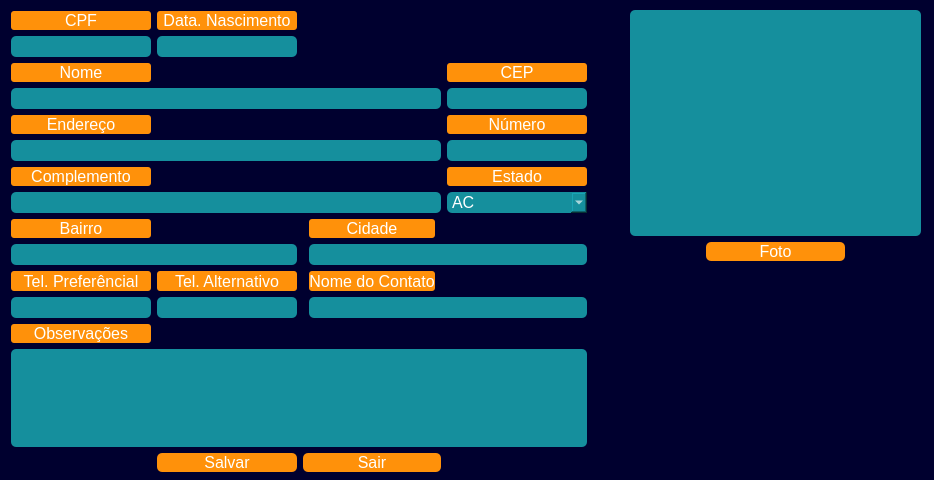
<?xml version="1.0" encoding="UTF-8"?>
<ui version="4.0">
 <class>FrmCadastroCliente</class>
 <widget class="QMainWindow" name="FrmCadastroCliente">
  <property name="windowModality">
   <enum>Qt::ApplicationModal</enum>
  </property>
  <property name="geometry">
   <rect>
    <x>0</x>
    <y>0</y>
    <width>934</width>
    <height>480</height>
   </rect>
  </property>
  <property name="sizePolicy">
   <sizepolicy hsizetype="Ignored" vsizetype="Ignored">
    <horstretch>49</horstretch>
    <verstretch>0</verstretch>
   </sizepolicy>
  </property>
  <property name="minimumSize">
   <size>
    <width>490</width>
    <height>282</height>
   </size>
  </property>
  <property name="sizeIncrement">
   <size>
    <width>490</width>
    <height>282</height>
   </size>
  </property>
  <property name="baseSize">
   <size>
    <width>490</width>
    <height>282</height>
   </size>
  </property>
  <property name="focusPolicy">
   <enum>Qt::StrongFocus</enum>
  </property>
  <property name="windowTitle">
   <string>Cadastra Cliente</string>
  </property>
  <property name="windowIcon">
   <iconset>
    <normaloff>imagens/icon-cachorro-marrom-30.png</normaloff>imagens/icon-cachorro-marrom-30.png</iconset>
  </property>
  <property name="styleSheet">
   <string notr="true">background-color: rgb(0, 0, 47);</string>
  </property>
  <property name="iconSize">
   <size>
    <width>30</width>
    <height>30</height>
   </size>
  </property>
  <widget class="QWidget" name="centralwidget">
   <widget class="QWidget" name="gridLayoutWidget">
    <property name="geometry">
     <rect>
      <x>11</x>
      <y>11</y>
      <width>611</width>
      <height>461</height>
     </rect>
    </property>
    <layout class="QGridLayout" name="gridLayout_2">
     <item row="4" column="0">
      <widget class="QLabel" name="label_2">
       <property name="font">
        <font>
         <pointsize>12</pointsize>
        </font>
       </property>
       <property name="layoutDirection">
        <enum>Qt::LeftToRight</enum>
       </property>
       <property name="styleSheet">
        <string notr="true">color: rgb(255, 255, 255);
background-color: rgb(255, 145, 10);
border-radius:3px</string>
       </property>
       <property name="text">
        <string>Endereço</string>
       </property>
       <property name="alignment">
        <set>Qt::AlignCenter</set>
       </property>
      </widget>
     </item>
     <item row="6" column="0">
      <widget class="QLabel" name="label_3">
       <property name="font">
        <font>
         <pointsize>12</pointsize>
        </font>
       </property>
       <property name="layoutDirection">
        <enum>Qt::LeftToRight</enum>
       </property>
       <property name="styleSheet">
        <string notr="true">color: rgb(255, 255, 255);
background-color: rgb(255, 145, 10);
border-radius:3px</string>
       </property>
       <property name="text">
        <string>Complemento</string>
       </property>
       <property name="alignment">
        <set>Qt::AlignCenter</set>
       </property>
      </widget>
     </item>
     <item row="2" column="0">
      <widget class="QLabel" name="label">
       <property name="font">
        <font>
         <pointsize>12</pointsize>
        </font>
       </property>
       <property name="layoutDirection">
        <enum>Qt::LeftToRight</enum>
       </property>
       <property name="styleSheet">
        <string notr="true">color: rgb(255, 255, 255);
background-color: rgb(255, 145, 10);
border-radius:3px</string>
       </property>
       <property name="text">
        <string>Nome</string>
       </property>
       <property name="alignment">
        <set>Qt::AlignCenter</set>
       </property>
      </widget>
     </item>
     <item row="9" column="3" colspan="3">
      <widget class="QLineEdit" name="cad_cli_txt_cidade0">
       <property name="enabled">
        <bool>true</bool>
       </property>
       <property name="font">
        <font>
         <pointsize>12</pointsize>
        </font>
       </property>
       <property name="styleSheet">
        <string notr="true">color: rgb(255, 255, 255);
background-color: rgb(21, 143, 157);
border-radius:5px</string>
       </property>
       <property name="maxLength">
        <number>40</number>
       </property>
      </widget>
     </item>
     <item row="0" column="0">
      <widget class="QLabel" name="label_5">
       <property name="font">
        <font>
         <pointsize>12</pointsize>
        </font>
       </property>
       <property name="layoutDirection">
        <enum>Qt::LeftToRight</enum>
       </property>
       <property name="styleSheet">
        <string notr="true">color: rgb(255, 255, 255);
background-color: rgb(255, 145, 10);
border-radius:3px</string>
       </property>
       <property name="text">
        <string>CPF</string>
       </property>
       <property name="alignment">
        <set>Qt::AlignCenter</set>
       </property>
      </widget>
     </item>
     <item row="8" column="3">
      <widget class="QLabel" name="label_7">
       <property name="font">
        <font>
         <pointsize>12</pointsize>
        </font>
       </property>
       <property name="layoutDirection">
        <enum>Qt::LeftToRight</enum>
       </property>
       <property name="styleSheet">
        <string notr="true">color: rgb(255, 255, 255);
background-color: rgb(255, 145, 10);
border-radius:3px</string>
       </property>
       <property name="text">
        <string>Cidade</string>
       </property>
       <property name="alignment">
        <set>Qt::AlignCenter</set>
       </property>
      </widget>
     </item>
     <item row="8" column="0">
      <widget class="QLabel" name="label_6">
       <property name="font">
        <font>
         <pointsize>12</pointsize>
        </font>
       </property>
       <property name="layoutDirection">
        <enum>Qt::LeftToRight</enum>
       </property>
       <property name="styleSheet">
        <string notr="true">color: rgb(255, 255, 255);
background-color: rgb(255, 145, 10);
border-radius:3px</string>
       </property>
       <property name="text">
        <string>Bairro</string>
       </property>
       <property name="alignment">
        <set>Qt::AlignCenter</set>
       </property>
      </widget>
     </item>
     <item row="5" column="0" colspan="5">
      <widget class="QLineEdit" name="cad_cli_txt_end0">
       <property name="font">
        <font>
         <pointsize>12</pointsize>
        </font>
       </property>
       <property name="styleSheet">
        <string notr="true">color: rgb(255, 255, 255);
background-color: rgb(21, 143, 157);
border-radius:5px</string>
       </property>
       <property name="maxLength">
        <number>62</number>
       </property>
      </widget>
     </item>
     <item row="3" column="0" colspan="5">
      <widget class="QLineEdit" name="cad_cli_txt_nome0">
       <property name="font">
        <font>
         <pointsize>12</pointsize>
        </font>
       </property>
       <property name="styleSheet">
        <string notr="true">color: rgb(255, 255, 255);
background-color: rgb(21, 143, 157);
border-radius:5px</string>
       </property>
       <property name="maxLength">
        <number>62</number>
       </property>
       <property name="alignment">
        <set>Qt::AlignLeading|Qt::AlignLeft|Qt::AlignVCenter</set>
       </property>
      </widget>
     </item>
     <item row="7" column="5">
      <widget class="QComboBox" name="comboBox_UF">
       <property name="font">
        <font>
         <pointsize>12</pointsize>
        </font>
       </property>
       <property name="styleSheet">
        <string notr="true">color: rgb(255, 255, 255);
background-color: rgb(21, 143, 157);
border-radius:5px</string>
       </property>
       <item>
        <property name="text">
         <string>AC</string>
        </property>
       </item>
       <item>
        <property name="text">
         <string>AL</string>
        </property>
       </item>
       <item>
        <property name="text">
         <string>AP</string>
        </property>
       </item>
       <item>
        <property name="text">
         <string>AM</string>
        </property>
       </item>
       <item>
        <property name="text">
         <string>BA</string>
        </property>
       </item>
       <item>
        <property name="text">
         <string>CE</string>
        </property>
       </item>
       <item>
        <property name="text">
         <string>DF</string>
        </property>
       </item>
       <item>
        <property name="text">
         <string>ES</string>
        </property>
       </item>
       <item>
        <property name="text">
         <string>GO</string>
        </property>
       </item>
       <item>
        <property name="text">
         <string>MA</string>
        </property>
       </item>
       <item>
        <property name="text">
         <string>MT</string>
        </property>
       </item>
       <item>
        <property name="text">
         <string>MS</string>
        </property>
       </item>
       <item>
        <property name="text">
         <string>MG</string>
        </property>
       </item>
       <item>
        <property name="text">
         <string>PA</string>
        </property>
       </item>
       <item>
        <property name="text">
         <string>PB</string>
        </property>
       </item>
       <item>
        <property name="text">
         <string>PR</string>
        </property>
       </item>
       <item>
        <property name="text">
         <string>PE</string>
        </property>
       </item>
       <item>
        <property name="text">
         <string>PI</string>
        </property>
       </item>
       <item>
        <property name="text">
         <string>RJ</string>
        </property>
       </item>
       <item>
        <property name="text">
         <string>RN</string>
        </property>
       </item>
       <item>
        <property name="text">
         <string>RS</string>
        </property>
       </item>
       <item>
        <property name="text">
         <string>RO</string>
        </property>
       </item>
       <item>
        <property name="text">
         <string>RR</string>
        </property>
       </item>
       <item>
        <property name="text">
         <string>SC</string>
        </property>
       </item>
       <item>
        <property name="text">
         <string>SP</string>
        </property>
       </item>
       <item>
        <property name="text">
         <string>SE</string>
        </property>
       </item>
       <item>
        <property name="text">
         <string>TO</string>
        </property>
       </item>
      </widget>
     </item>
     <item row="6" column="5">
      <widget class="QLabel" name="label_8">
       <property name="font">
        <font>
         <pointsize>12</pointsize>
        </font>
       </property>
       <property name="layoutDirection">
        <enum>Qt::LeftToRight</enum>
       </property>
       <property name="styleSheet">
        <string notr="true">color: rgb(255, 255, 255);
background-color: rgb(255, 145, 10);
border-radius:3px</string>
       </property>
       <property name="text">
        <string>Estado</string>
       </property>
       <property name="alignment">
        <set>Qt::AlignCenter</set>
       </property>
      </widget>
     </item>
     <item row="1" column="0">
      <widget class="QLineEdit" name="cad_cli_txt_doc01">
       <property name="font">
        <font>
         <pointsize>12</pointsize>
        </font>
       </property>
       <property name="focusPolicy">
        <enum>Qt::WheelFocus</enum>
       </property>
       <property name="styleSheet">
        <string notr="true">color: rgb(255, 255, 255);
background-color: rgb(21, 143, 157);
border-radius:5px</string>
       </property>
       <property name="inputMask">
        <string notr="true"/>
       </property>
       <property name="maxLength">
        <number>14</number>
       </property>
       <property name="echoMode">
        <enum>QLineEdit::Normal</enum>
       </property>
       <property name="alignment">
        <set>Qt::AlignCenter</set>
       </property>
       <property name="cursorMoveStyle">
        <enum>Qt::LogicalMoveStyle</enum>
       </property>
      </widget>
     </item>
     <item row="7" column="0" colspan="5">
      <widget class="QLineEdit" name="cad_cli_txt_complemento">
       <property name="font">
        <font>
         <pointsize>12</pointsize>
        </font>
       </property>
       <property name="styleSheet">
        <string notr="true">color: rgb(255, 255, 255);
background-color: rgb(21, 143, 157);
border-radius:5px</string>
       </property>
       <property name="maxLength">
        <number>62</number>
       </property>
      </widget>
     </item>
     <item row="10" column="3">
      <widget class="QLabel" name="label_16">
       <property name="font">
        <font>
         <pointsize>12</pointsize>
        </font>
       </property>
       <property name="layoutDirection">
        <enum>Qt::LeftToRight</enum>
       </property>
       <property name="styleSheet">
        <string notr="true">color: rgb(255, 255, 255);
background-color: rgb(255, 145, 10);
border-radius:3px</string>
       </property>
       <property name="text">
        <string>Nome do Contato</string>
       </property>
       <property name="alignment">
        <set>Qt::AlignCenter</set>
       </property>
      </widget>
     </item>
     <item row="10" column="0">
      <widget class="QLabel" name="label_11">
       <property name="font">
        <font>
         <pointsize>12</pointsize>
        </font>
       </property>
       <property name="layoutDirection">
        <enum>Qt::LeftToRight</enum>
       </property>
       <property name="styleSheet">
        <string notr="true">color: rgb(255, 255, 255);
background-color: rgb(255, 145, 10);
border-radius:3px</string>
       </property>
       <property name="text">
        <string>Tel. Preferêncial</string>
       </property>
       <property name="alignment">
        <set>Qt::AlignCenter</set>
       </property>
      </widget>
     </item>
     <item row="12" column="0">
      <widget class="QLabel" name="label_15">
       <property name="font">
        <font>
         <pointsize>12</pointsize>
        </font>
       </property>
       <property name="layoutDirection">
        <enum>Qt::LeftToRight</enum>
       </property>
       <property name="styleSheet">
        <string notr="true">color: rgb(255, 255, 255);
background-color: rgb(255, 145, 10);
border-radius:3px</string>
       </property>
       <property name="text">
        <string>Observações</string>
       </property>
       <property name="alignment">
        <set>Qt::AlignCenter</set>
       </property>
      </widget>
     </item>
     <item row="11" column="3" colspan="3">
      <widget class="QLineEdit" name="cad_cli_txt_contato_alternativo">
       <property name="enabled">
        <bool>true</bool>
       </property>
       <property name="font">
        <font>
         <pointsize>12</pointsize>
        </font>
       </property>
       <property name="styleSheet">
        <string notr="true">color: rgb(255, 255, 255);
background-color: rgb(21, 143, 157);
border-radius:5px</string>
       </property>
       <property name="maxLength">
        <number>60</number>
       </property>
      </widget>
     </item>
     <item row="11" column="1">
      <widget class="QLineEdit" name="cad_cli_txt_fone_alternativo">
       <property name="font">
        <font>
         <pointsize>12</pointsize>
        </font>
       </property>
       <property name="styleSheet">
        <string notr="true">color: rgb(255, 255, 255);
background-color: rgb(21, 143, 157);
border-radius:5px</string>
       </property>
       <property name="inputMask">
        <string/>
       </property>
       <property name="maxLength">
        <number>14</number>
       </property>
       <property name="cursorPosition">
        <number>0</number>
       </property>
       <property name="alignment">
        <set>Qt::AlignCenter</set>
       </property>
      </widget>
     </item>
     <item row="10" column="1">
      <widget class="QLabel" name="label_12">
       <property name="font">
        <font>
         <pointsize>12</pointsize>
        </font>
       </property>
       <property name="layoutDirection">
        <enum>Qt::LeftToRight</enum>
       </property>
       <property name="styleSheet">
        <string notr="true">color: rgb(255, 255, 255);
background-color: rgb(255, 145, 10);
border-radius:3px</string>
       </property>
       <property name="text">
        <string>Tel. Alternativo</string>
       </property>
       <property name="alignment">
        <set>Qt::AlignCenter</set>
       </property>
      </widget>
     </item>
     <item row="11" column="0">
      <widget class="QLineEdit" name="cad_cli_txt_fone_preferencial0">
       <property name="font">
        <font>
         <pointsize>12</pointsize>
        </font>
       </property>
       <property name="styleSheet">
        <string notr="true">color: rgb(255, 255, 255);
background-color: rgb(21, 143, 157);
border-radius:5px</string>
       </property>
       <property name="inputMask">
        <string/>
       </property>
       <property name="maxLength">
        <number>14</number>
       </property>
       <property name="alignment">
        <set>Qt::AlignCenter</set>
       </property>
      </widget>
     </item>
     <item row="13" column="0" colspan="6">
      <widget class="QPlainTextEdit" name="cad_cli_txt_observacao">
       <property name="font">
        <font>
         <pointsize>12</pointsize>
        </font>
       </property>
       <property name="styleSheet">
        <string notr="true">color: rgb(255, 255, 255);
background-color: rgb(21, 143, 157);
border-radius:5px</string>
       </property>
      </widget>
     </item>
     <item row="10" column="6">
      <spacer name="horizontalSpacer_3">
       <property name="orientation">
        <enum>Qt::Horizontal</enum>
       </property>
       <property name="sizeHint" stdset="0">
        <size>
         <width>13</width>
         <height>20</height>
        </size>
       </property>
      </spacer>
     </item>
     <item row="9" column="0" colspan="2">
      <widget class="QLineEdit" name="cad_cli_txt_bairro0">
       <property name="font">
        <font>
         <pointsize>12</pointsize>
        </font>
       </property>
       <property name="styleSheet">
        <string notr="true">color: rgb(255, 255, 255);
background-color: rgb(21, 143, 157);
border-radius:5px</string>
       </property>
       <property name="maxLength">
        <number>40</number>
       </property>
      </widget>
     </item>
     <item row="14" column="2" colspan="3">
      <widget class="QPushButton" name="btn_cli_sair">
       <property name="font">
        <font>
         <pointsize>12</pointsize>
        </font>
       </property>
       <property name="cursor">
        <cursorShape>PointingHandCursor</cursorShape>
       </property>
       <property name="styleSheet">
        <string notr="true">QPushButton{
color: rgb(255, 255, 255);
background-color: rgb(255, 145, 10);
border-radius:5px
}

QPushButton:hover{
color:rgb(255, 145, 10);
background-color: rgb(255, 255, 255);
border-radius:5px
}
</string>
       </property>
       <property name="text">
        <string>Sair</string>
       </property>
       <property name="icon">
        <iconset>
         <normaloff>../../imagens/icons-sinal-saída.png</normaloff>../../imagens/icons-sinal-saída.png</iconset>
       </property>
      </widget>
     </item>
     <item row="14" column="1">
      <widget class="QPushButton" name="btn_cli_cadastrar">
       <property name="font">
        <font>
         <pointsize>12</pointsize>
        </font>
       </property>
       <property name="cursor">
        <cursorShape>PointingHandCursor</cursorShape>
       </property>
       <property name="styleSheet">
        <string notr="true">QPushButton{
color: rgb(255, 255, 255);
background-color: rgb(255, 145, 10);
border-radius:5px
}

QPushButton:hover{
color:rgb(255, 145, 10);
background-color: rgb(255, 255, 255);
border-radius:5px
}
</string>
       </property>
       <property name="text">
        <string>Salvar</string>
       </property>
       <property name="icon">
        <iconset>
         <normaloff>../../imagens/icon-add.png</normaloff>../../imagens/icon-add.png</iconset>
       </property>
      </widget>
     </item>
     <item row="3" column="5">
      <widget class="QLineEdit" name="cad_cli_txt_end_numero0">
       <property name="font">
        <font>
         <pointsize>12</pointsize>
        </font>
       </property>
       <property name="styleSheet">
        <string notr="true">color: rgb(255, 255, 255);
background-color: rgb(21, 143, 157);
border-radius:5px</string>
       </property>
       <property name="inputMask">
        <string/>
       </property>
       <property name="maxLength">
        <number>5</number>
       </property>
       <property name="alignment">
        <set>Qt::AlignCenter</set>
       </property>
      </widget>
     </item>
     <item row="5" column="5">
      <widget class="QLineEdit" name="cad_cli_txt_cepC">
       <property name="font">
        <font>
         <pointsize>12</pointsize>
        </font>
       </property>
       <property name="styleSheet">
        <string notr="true">color: rgb(255, 255, 255);
background-color: rgb(21, 143, 157);
border-radius:5px</string>
       </property>
       <property name="inputMask">
        <string/>
       </property>
       <property name="maxLength">
        <number>9</number>
       </property>
       <property name="alignment">
        <set>Qt::AlignCenter</set>
       </property>
      </widget>
     </item>
     <item row="2" column="5">
      <widget class="QLabel" name="label_9">
       <property name="font">
        <font>
         <pointsize>12</pointsize>
        </font>
       </property>
       <property name="layoutDirection">
        <enum>Qt::LeftToRight</enum>
       </property>
       <property name="styleSheet">
        <string notr="true">color: rgb(255, 255, 255);
background-color: rgb(255, 145, 10);
border-radius:3px</string>
       </property>
       <property name="text">
        <string>CEP</string>
       </property>
       <property name="alignment">
        <set>Qt::AlignCenter</set>
       </property>
      </widget>
     </item>
     <item row="4" column="5">
      <widget class="QLabel" name="label_10">
       <property name="font">
        <font>
         <pointsize>12</pointsize>
        </font>
       </property>
       <property name="layoutDirection">
        <enum>Qt::LeftToRight</enum>
       </property>
       <property name="styleSheet">
        <string notr="true">color: rgb(255, 255, 255);
background-color: rgb(255, 145, 10);
border-radius:3px</string>
       </property>
       <property name="text">
        <string>Número</string>
       </property>
       <property name="alignment">
        <set>Qt::AlignCenter</set>
       </property>
      </widget>
     </item>
     <item row="0" column="1">
      <widget class="QLabel" name="label_14">
       <property name="font">
        <font>
         <pointsize>12</pointsize>
        </font>
       </property>
       <property name="styleSheet">
        <string notr="true">color: rgb(255, 255, 255);
background-color: rgb(255, 145, 10);
border-radius:3px</string>
       </property>
       <property name="text">
        <string>Data. Nascimento</string>
       </property>
       <property name="alignment">
        <set>Qt::AlignCenter</set>
       </property>
      </widget>
     </item>
     <item row="1" column="1">
      <widget class="QLineEdit" name="cad_cli_txt_data_nasc0D">
       <property name="font">
        <font>
         <pointsize>12</pointsize>
        </font>
       </property>
       <property name="styleSheet">
        <string notr="true">color: rgb(255, 255, 255);
background-color: rgb(21, 143, 157);
border-radius:5px</string>
       </property>
       <property name="inputMask">
        <string notr="true"/>
       </property>
       <property name="text">
        <string/>
       </property>
       <property name="maxLength">
        <number>10</number>
       </property>
       <property name="alignment">
        <set>Qt::AlignCenter</set>
       </property>
      </widget>
     </item>
    </layout>
   </widget>
   <widget class="QWidget" name="gridLayoutWidget_2">
    <property name="geometry">
     <rect>
      <x>630</x>
      <y>10</y>
      <width>291</width>
      <height>251</height>
     </rect>
    </property>
    <layout class="QGridLayout" name="gridLayout_3">
     <item row="1" column="1" colspan="2">
      <widget class="QPushButton" name="btn_abre_formcapturaimagem">
       <property name="font">
        <font>
         <pointsize>12</pointsize>
        </font>
       </property>
       <property name="cursor">
        <cursorShape>PointingHandCursor</cursorShape>
       </property>
       <property name="styleSheet">
        <string notr="true">QPushButton{
color: rgb(255, 255, 255);
background-color: rgb(255, 145, 10);
border-radius:5px
}

QPushButton:hover{
color:rgb(255, 145, 10);
background-color: rgb(255, 255, 255);
border-radius:5px
}
</string>
       </property>
       <property name="text">
        <string>Foto</string>
       </property>
       <property name="icon">
        <iconset>
         <normaloff>../../imagens/icons8-câmera-24.png</normaloff>../../imagens/icons8-câmera-24.png</iconset>
       </property>
      </widget>
     </item>
     <item row="0" column="0" colspan="4">
      <widget class="QLabel" name="imagemcamera_label">
       <property name="minimumSize">
        <size>
         <width>0</width>
         <height>0</height>
        </size>
       </property>
       <property name="maximumSize">
        <size>
         <width>500</width>
         <height>500</height>
        </size>
       </property>
       <property name="styleSheet">
        <string notr="true">background-color: rgb(21, 143, 157);
border-radius:5px</string>
       </property>
       <property name="text">
        <string/>
       </property>
      </widget>
     </item>
    </layout>
   </widget>
  </widget>
 </widget>
 <tabstops>
  <tabstop>cad_cli_txt_doc01</tabstop>
  <tabstop>cad_cli_txt_complemento</tabstop>
  <tabstop>cad_cli_txt_bairro0</tabstop>
  <tabstop>cad_cli_txt_fone_preferencial0</tabstop>
  <tabstop>cad_cli_txt_fone_alternativo</tabstop>
  <tabstop>cad_cli_txt_contato_alternativo</tabstop>
 </tabstops>
 <resources/>
 <connections/>
</ui>
